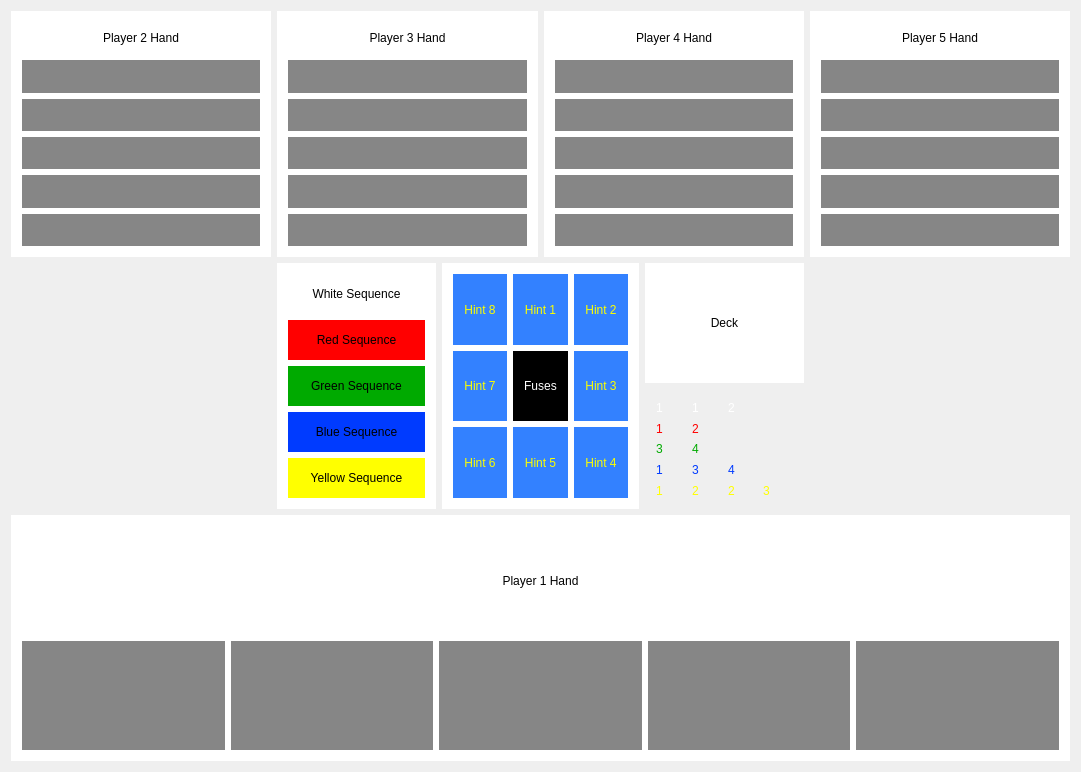
<?xml version="1.0" encoding="UTF-8"?>
<ui version="4.0">
 <class>MainWindow</class>
 <widget class="QMainWindow" name="MainWindow">
  <property name="geometry">
   <rect>
    <x>0</x>
    <y>0</y>
    <width>1081</width>
    <height>772</height>
   </rect>
  </property>
  <property name="windowTitle">
   <string>MainWindow</string>
  </property>
  <widget class="QWidget" name="centralWidget">
   <layout class="QGridLayout" name="gridLayout">
    <item row="0" column="0">
     <widget class="QWidget" name="Player2Hand_Widget" native="true">
      <property name="styleSheet">
       <string notr="true">background-color: rgb(255, 255, 255);</string>
      </property>
      <layout class="QGridLayout" name="gridLayout_7">
       <item row="5" column="0">
        <widget class="QWidget" name="widget_26" native="true">
         <property name="styleSheet">
          <string notr="true">background-color: rgb(134, 134, 134);</string>
         </property>
        </widget>
       </item>
       <item row="3" column="0">
        <widget class="QWidget" name="widget_28" native="true">
         <property name="styleSheet">
          <string notr="true">background-color: rgb(134, 134, 134);</string>
         </property>
        </widget>
       </item>
       <item row="2" column="0">
        <widget class="QWidget" name="widget_29" native="true">
         <property name="styleSheet">
          <string notr="true">background-color: rgb(134, 134, 134);</string>
         </property>
        </widget>
       </item>
       <item row="0" column="0">
        <widget class="QLabel" name="label_6">
         <property name="styleSheet">
          <string notr="true">color: rgb(0, 0, 0);</string>
         </property>
         <property name="text">
          <string>Player 2 Hand</string>
         </property>
         <property name="alignment">
          <set>Qt::AlignCenter</set>
         </property>
        </widget>
       </item>
       <item row="4" column="0">
        <widget class="QWidget" name="widget_27" native="true">
         <property name="styleSheet">
          <string notr="true">background-color: rgb(134, 134, 134);</string>
         </property>
        </widget>
       </item>
       <item row="1" column="0">
        <widget class="QWidget" name="widget_30" native="true">
         <property name="styleSheet">
          <string notr="true">background-color: rgb(134, 134, 134);</string>
         </property>
        </widget>
       </item>
      </layout>
     </widget>
    </item>
    <item row="0" column="1">
     <widget class="QWidget" name="Player3Hand_Widget" native="true">
      <property name="styleSheet">
       <string notr="true">background-color: rgb(255, 255, 255);</string>
      </property>
      <layout class="QGridLayout" name="gridLayout_8">
       <item row="0" column="0">
        <widget class="QLabel" name="label_7">
         <property name="styleSheet">
          <string notr="true">color: rgb(0, 0, 0);</string>
         </property>
         <property name="text">
          <string>Player 3 Hand</string>
         </property>
         <property name="alignment">
          <set>Qt::AlignCenter</set>
         </property>
        </widget>
       </item>
       <item row="4" column="0">
        <widget class="QWidget" name="widget_22" native="true">
         <property name="styleSheet">
          <string notr="true">background-color: rgb(134, 134, 134);</string>
         </property>
        </widget>
       </item>
       <item row="3" column="0">
        <widget class="QWidget" name="widget_23" native="true">
         <property name="styleSheet">
          <string notr="true">background-color: rgb(134, 134, 134);</string>
         </property>
        </widget>
       </item>
       <item row="2" column="0">
        <widget class="QWidget" name="widget_24" native="true">
         <property name="styleSheet">
          <string notr="true">background-color: rgb(134, 134, 134);</string>
         </property>
        </widget>
       </item>
       <item row="5" column="0">
        <widget class="QWidget" name="widget_21" native="true">
         <property name="styleSheet">
          <string notr="true">background-color: rgb(134, 134, 134);</string>
         </property>
        </widget>
       </item>
       <item row="1" column="0">
        <widget class="QWidget" name="widget_25" native="true">
         <property name="styleSheet">
          <string notr="true">background-color: rgb(134, 134, 134);</string>
         </property>
        </widget>
       </item>
      </layout>
     </widget>
    </item>
    <item row="0" column="2">
     <widget class="QWidget" name="Player4Hand_Widget" native="true">
      <property name="styleSheet">
       <string notr="true">background-color: rgb(255, 255, 255);</string>
      </property>
      <layout class="QGridLayout" name="gridLayout_9">
       <item row="4" column="0">
        <widget class="QWidget" name="widget_17" native="true">
         <property name="styleSheet">
          <string notr="true">background-color: rgb(134, 134, 134);</string>
         </property>
        </widget>
       </item>
       <item row="5" column="0">
        <widget class="QWidget" name="widget_16" native="true">
         <property name="styleSheet">
          <string notr="true">background-color: rgb(134, 134, 134);</string>
         </property>
        </widget>
       </item>
       <item row="3" column="0">
        <widget class="QWidget" name="widget_18" native="true">
         <property name="styleSheet">
          <string notr="true">background-color: rgb(134, 134, 134);</string>
         </property>
        </widget>
       </item>
       <item row="2" column="0">
        <widget class="QWidget" name="widget_19" native="true">
         <property name="styleSheet">
          <string notr="true">background-color: rgb(134, 134, 134);</string>
         </property>
        </widget>
       </item>
       <item row="0" column="0">
        <widget class="QLabel" name="label_8">
         <property name="styleSheet">
          <string notr="true">color: rgb(0, 0, 0);</string>
         </property>
         <property name="text">
          <string>Player 4 Hand</string>
         </property>
         <property name="alignment">
          <set>Qt::AlignCenter</set>
         </property>
        </widget>
       </item>
       <item row="1" column="0">
        <widget class="QWidget" name="widget_20" native="true">
         <property name="styleSheet">
          <string notr="true">background-color: rgb(134, 134, 134);</string>
         </property>
        </widget>
       </item>
      </layout>
     </widget>
    </item>
    <item row="0" column="3">
     <widget class="QWidget" name="Player4Hand_Widget_2" native="true">
      <property name="styleSheet">
       <string notr="true">background-color: rgb(255, 255, 255);</string>
      </property>
      <layout class="QGridLayout" name="gridLayout_25">
       <item row="0" column="0">
        <widget class="QLabel" name="label_22">
         <property name="styleSheet">
          <string notr="true">color: rgb(0, 0, 0);</string>
         </property>
         <property name="text">
          <string>Player 5 Hand</string>
         </property>
         <property name="alignment">
          <set>Qt::AlignCenter</set>
         </property>
        </widget>
       </item>
       <item row="2" column="0">
        <widget class="QWidget" name="widget_14" native="true">
         <property name="styleSheet">
          <string notr="true">background-color: rgb(134, 134, 134);</string>
         </property>
        </widget>
       </item>
       <item row="5" column="0">
        <widget class="QWidget" name="widget_11" native="true">
         <property name="styleSheet">
          <string notr="true">background-color: rgb(134, 134, 134);</string>
         </property>
        </widget>
       </item>
       <item row="4" column="0">
        <widget class="QWidget" name="widget_12" native="true">
         <property name="styleSheet">
          <string notr="true">background-color: rgb(134, 134, 134);</string>
         </property>
        </widget>
       </item>
       <item row="3" column="0">
        <widget class="QWidget" name="widget_13" native="true">
         <property name="styleSheet">
          <string notr="true">background-color: rgb(134, 134, 134);</string>
         </property>
        </widget>
       </item>
       <item row="1" column="0">
        <widget class="QWidget" name="widget_15" native="true">
         <property name="styleSheet">
          <string notr="true">background-color: rgb(134, 134, 134);</string>
         </property>
        </widget>
       </item>
      </layout>
     </widget>
    </item>
    <item row="2" column="0" colspan="4">
     <widget class="QWidget" name="Player1Hand_Widget" native="true">
      <property name="styleSheet">
       <string notr="true">background-color: rgb(255, 255, 255);</string>
      </property>
      <layout class="QGridLayout" name="gridLayout_2">
       <item row="1" column="0">
        <widget class="QWidget" name="widget_6" native="true">
         <property name="styleSheet">
          <string notr="true">background-color: rgb(134, 134, 134);</string>
         </property>
        </widget>
       </item>
       <item row="1" column="2">
        <widget class="QWidget" name="widget_8" native="true">
         <property name="styleSheet">
          <string notr="true">background-color: rgb(134, 134, 134);</string>
         </property>
        </widget>
       </item>
       <item row="1" column="1">
        <widget class="QWidget" name="widget_7" native="true">
         <property name="styleSheet">
          <string notr="true">background-color: rgb(134, 134, 134);</string>
         </property>
        </widget>
       </item>
       <item row="1" column="3">
        <widget class="QWidget" name="widget_9" native="true">
         <property name="styleSheet">
          <string notr="true">background-color: rgb(134, 134, 134);</string>
         </property>
        </widget>
       </item>
       <item row="1" column="4">
        <widget class="QWidget" name="widget_10" native="true">
         <property name="styleSheet">
          <string notr="true">background-color: rgb(134, 134, 134);</string>
         </property>
        </widget>
       </item>
       <item row="0" column="0" colspan="5">
        <widget class="QLabel" name="label">
         <property name="styleSheet">
          <string notr="true">color: rgb(0, 0, 0);</string>
         </property>
         <property name="text">
          <string>Player 1 Hand</string>
         </property>
         <property name="alignment">
          <set>Qt::AlignCenter</set>
         </property>
        </widget>
       </item>
      </layout>
     </widget>
    </item>
    <item row="1" column="1" colspan="2">
     <layout class="QGridLayout" name="gridLayout_24">
      <item row="0" column="2">
       <widget class="QWidget" name="Deck_Widget" native="true">
        <property name="styleSheet">
         <string notr="true">background-color: rgb(255, 255, 255);</string>
        </property>
        <layout class="QGridLayout" name="gridLayout_5">
         <item row="0" column="0">
          <widget class="QLabel" name="label_4">
           <property name="styleSheet">
            <string notr="true">color: rgb(0, 0, 0);</string>
           </property>
           <property name="text">
            <string>Deck</string>
           </property>
           <property name="alignment">
            <set>Qt::AlignCenter</set>
           </property>
          </widget>
         </item>
        </layout>
       </widget>
      </item>
      <item row="1" column="2">
       <widget class="QWidget" name="Discard_Widget" native="true">
        <property name="styleSheet">
         <string notr="true">color: rgb(255, 255, 255);</string>
        </property>
        <layout class="QGridLayout" name="gridLayout_6">
         <item row="0" column="1">
          <widget class="QLabel" name="label_38">
           <property name="styleSheet">
            <string notr="true">color: rgb(255, 255, 255);</string>
           </property>
           <property name="text">
            <string>1</string>
           </property>
          </widget>
         </item>
         <item row="2" column="1">
          <widget class="QLabel" name="label_39">
           <property name="styleSheet">
            <string notr="true">color: rgb(0, 170, 0);</string>
           </property>
           <property name="text">
            <string>4</string>
           </property>
          </widget>
         </item>
         <item row="4" column="0">
          <widget class="QLabel" name="label_3">
           <property name="styleSheet">
            <string notr="true">color: rgb(255, 255, 0);</string>
           </property>
           <property name="text">
            <string>1</string>
           </property>
          </widget>
         </item>
         <item row="4" column="3">
          <widget class="QLabel" name="label_32">
           <property name="styleSheet">
            <string notr="true">color: rgb(255, 255, 0);</string>
           </property>
           <property name="text">
            <string>3</string>
           </property>
          </widget>
         </item>
         <item row="3" column="0">
          <widget class="QLabel" name="label_5">
           <property name="styleSheet">
            <string notr="true">color: rgb(0, 59, 255);</string>
           </property>
           <property name="text">
            <string>1</string>
           </property>
          </widget>
         </item>
         <item row="4" column="2">
          <widget class="QLabel" name="label_33">
           <property name="styleSheet">
            <string notr="true">color: rgb(255, 255, 0);</string>
           </property>
           <property name="text">
            <string>2</string>
           </property>
          </widget>
         </item>
         <item row="0" column="0">
          <widget class="QLabel" name="label_29">
           <property name="styleSheet">
            <string notr="true">color: rgb(255, 255, 255);</string>
           </property>
           <property name="text">
            <string>1</string>
           </property>
          </widget>
         </item>
         <item row="1" column="0">
          <widget class="QLabel" name="label_24">
           <property name="styleSheet">
            <string notr="true">color: rgb(255, 0, 0);</string>
           </property>
           <property name="text">
            <string>1</string>
           </property>
          </widget>
         </item>
         <item row="2" column="0">
          <widget class="QLabel" name="label_23">
           <property name="styleSheet">
            <string notr="true">color: rgb(0, 170, 0);</string>
           </property>
           <property name="text">
            <string>3</string>
           </property>
          </widget>
         </item>
         <item row="4" column="1">
          <widget class="QLabel" name="label_34">
           <property name="styleSheet">
            <string notr="true">color: rgb(255, 255, 0);</string>
           </property>
           <property name="text">
            <string>2</string>
           </property>
          </widget>
         </item>
         <item row="1" column="1">
          <widget class="QLabel" name="label_37">
           <property name="styleSheet">
            <string notr="true">color: rgb(255, 0, 0);</string>
           </property>
           <property name="text">
            <string>2</string>
           </property>
          </widget>
         </item>
         <item row="3" column="1">
          <widget class="QLabel" name="label_35">
           <property name="styleSheet">
            <string notr="true">color: rgb(0, 59, 255);</string>
           </property>
           <property name="text">
            <string>3</string>
           </property>
          </widget>
         </item>
         <item row="0" column="2">
          <widget class="QLabel" name="label_30">
           <property name="styleSheet">
            <string notr="true">color: rgb(255, 255, 255);</string>
           </property>
           <property name="text">
            <string>2</string>
           </property>
          </widget>
         </item>
         <item row="3" column="2">
          <widget class="QLabel" name="label_36">
           <property name="styleSheet">
            <string notr="true">color: rgb(0, 59, 255);</string>
           </property>
           <property name="text">
            <string>4</string>
           </property>
          </widget>
         </item>
        </layout>
       </widget>
      </item>
      <item row="0" column="1" rowspan="2">
       <widget class="QWidget" name="HintsFuses_Widget" native="true">
        <property name="styleSheet">
         <string notr="true">background-color: rgb(255, 255, 255);</string>
        </property>
        <layout class="QGridLayout" name="gridLayout_3">
         <item row="0" column="0">
          <widget class="QWidget" name="Hint8_Widget" native="true">
           <property name="styleSheet">
            <string notr="true">background-color: rgb(51, 129, 255);</string>
           </property>
           <layout class="QGridLayout" name="gridLayout_17">
            <item row="0" column="0">
             <widget class="QLabel" name="label_15">
              <property name="styleSheet">
               <string notr="true">color: rgb(251, 255, 0);</string>
              </property>
              <property name="text">
               <string>Hint 8</string>
              </property>
              <property name="alignment">
               <set>Qt::AlignCenter</set>
              </property>
             </widget>
            </item>
           </layout>
          </widget>
         </item>
         <item row="2" column="2">
          <widget class="QWidget" name="Hint4_Widget" native="true">
           <property name="styleSheet">
            <string notr="true">background-color: rgb(51, 129, 255);</string>
           </property>
           <layout class="QGridLayout" name="gridLayout_13">
            <item row="0" column="0">
             <widget class="QLabel" name="label_11">
              <property name="styleSheet">
               <string notr="true">color: rgb(251, 255, 0);</string>
              </property>
              <property name="text">
               <string>Hint 4</string>
              </property>
              <property name="alignment">
               <set>Qt::AlignCenter</set>
              </property>
             </widget>
            </item>
           </layout>
          </widget>
         </item>
         <item row="0" column="1">
          <widget class="QWidget" name="Hint1_Widget" native="true">
           <property name="styleSheet">
            <string notr="true">background-color: rgb(51, 129, 255);</string>
           </property>
           <layout class="QGridLayout" name="gridLayout_10">
            <item row="0" column="0">
             <widget class="QLabel" name="label_2">
              <property name="styleSheet">
               <string notr="true">color: rgb(251, 255, 0);</string>
              </property>
              <property name="text">
               <string>Hint 1</string>
              </property>
              <property name="alignment">
               <set>Qt::AlignCenter</set>
              </property>
             </widget>
            </item>
           </layout>
          </widget>
         </item>
         <item row="1" column="0">
          <widget class="QWidget" name="Hint7_Widget" native="true">
           <property name="styleSheet">
            <string notr="true">background-color: rgb(51, 129, 255);</string>
           </property>
           <layout class="QGridLayout" name="gridLayout_16">
            <item row="0" column="0">
             <widget class="QLabel" name="label_14">
              <property name="styleSheet">
               <string notr="true">color: rgb(251, 255, 0);</string>
              </property>
              <property name="text">
               <string>Hint 7</string>
              </property>
              <property name="alignment">
               <set>Qt::AlignCenter</set>
              </property>
             </widget>
            </item>
           </layout>
          </widget>
         </item>
         <item row="2" column="1">
          <widget class="QWidget" name="Hint5_Widget" native="true">
           <property name="styleSheet">
            <string notr="true">background-color: rgb(51, 129, 255);</string>
           </property>
           <layout class="QGridLayout" name="gridLayout_14">
            <item row="0" column="0">
             <widget class="QLabel" name="label_12">
              <property name="styleSheet">
               <string notr="true">color: rgb(251, 255, 0);</string>
              </property>
              <property name="text">
               <string>Hint 5</string>
              </property>
              <property name="alignment">
               <set>Qt::AlignCenter</set>
              </property>
             </widget>
            </item>
           </layout>
          </widget>
         </item>
         <item row="1" column="1">
          <widget class="QWidget" name="Fuse_Widget" native="true">
           <property name="styleSheet">
            <string notr="true">background-color: rgb(0, 0, 0);</string>
           </property>
           <layout class="QGridLayout" name="gridLayout_18">
            <item row="0" column="0">
             <widget class="QLabel" name="label_16">
              <property name="styleSheet">
               <string notr="true">color: rgb(255, 255, 255);</string>
              </property>
              <property name="text">
               <string>Fuses</string>
              </property>
              <property name="alignment">
               <set>Qt::AlignCenter</set>
              </property>
             </widget>
            </item>
           </layout>
          </widget>
         </item>
         <item row="2" column="0">
          <widget class="QWidget" name="Hint6_Widget" native="true">
           <property name="styleSheet">
            <string notr="true">background-color: rgb(51, 129, 255);</string>
           </property>
           <layout class="QGridLayout" name="gridLayout_15">
            <item row="0" column="0">
             <widget class="QLabel" name="label_13">
              <property name="styleSheet">
               <string notr="true">color: rgb(251, 255, 0);</string>
              </property>
              <property name="text">
               <string>Hint 6</string>
              </property>
              <property name="alignment">
               <set>Qt::AlignCenter</set>
              </property>
             </widget>
            </item>
           </layout>
          </widget>
         </item>
         <item row="1" column="2">
          <widget class="QWidget" name="Hint3_Widget" native="true">
           <property name="styleSheet">
            <string notr="true">background-color: rgb(51, 129, 255);</string>
           </property>
           <layout class="QGridLayout" name="gridLayout_12">
            <item row="0" column="0">
             <widget class="QLabel" name="label_10">
              <property name="styleSheet">
               <string notr="true">color: rgb(251, 255, 0);</string>
              </property>
              <property name="text">
               <string>Hint 3</string>
              </property>
              <property name="alignment">
               <set>Qt::AlignCenter</set>
              </property>
             </widget>
            </item>
           </layout>
          </widget>
         </item>
         <item row="0" column="2">
          <widget class="QWidget" name="Hint2_Widget" native="true">
           <property name="styleSheet">
            <string notr="true">background-color: rgb(51, 129, 255);</string>
           </property>
           <layout class="QGridLayout" name="gridLayout_11">
            <item row="0" column="0">
             <widget class="QLabel" name="label_9">
              <property name="styleSheet">
               <string notr="true">color: rgb(251, 255, 0);</string>
              </property>
              <property name="text">
               <string>Hint 2</string>
              </property>
              <property name="alignment">
               <set>Qt::AlignCenter</set>
              </property>
             </widget>
            </item>
           </layout>
          </widget>
         </item>
        </layout>
       </widget>
      </item>
      <item row="0" column="0" rowspan="2">
       <widget class="QWidget" name="Sequences_Widget" native="true">
        <property name="styleSheet">
         <string notr="true">background-color: rgb(255, 255, 255);</string>
        </property>
        <layout class="QGridLayout" name="gridLayout_4">
         <item row="4" column="0">
          <widget class="QWidget" name="widget_2" native="true">
           <property name="styleSheet">
            <string notr="true">background-color: rgb(255, 255, 0);</string>
           </property>
           <layout class="QGridLayout" name="gridLayout_23">
            <item row="0" column="0">
             <widget class="QLabel" name="label_21">
              <property name="styleSheet">
               <string notr="true">color: rgb(0, 0, 0);</string>
              </property>
              <property name="text">
               <string>Yellow Sequence</string>
              </property>
              <property name="alignment">
               <set>Qt::AlignCenter</set>
              </property>
             </widget>
            </item>
           </layout>
          </widget>
         </item>
         <item row="3" column="0">
          <widget class="QWidget" name="widget_3" native="true">
           <property name="styleSheet">
            <string notr="true">background-color: rgb(0, 59, 255);</string>
           </property>
           <layout class="QGridLayout" name="gridLayout_22">
            <item row="0" column="0">
             <widget class="QLabel" name="label_20">
              <property name="styleSheet">
               <string notr="true">color: rgb(0, 0, 0);</string>
              </property>
              <property name="text">
               <string>Blue Sequence</string>
              </property>
              <property name="alignment">
               <set>Qt::AlignCenter</set>
              </property>
             </widget>
            </item>
           </layout>
          </widget>
         </item>
         <item row="0" column="0">
          <widget class="QWidget" name="widget" native="true">
           <layout class="QGridLayout" name="gridLayout_19">
            <item row="0" column="0">
             <widget class="QLabel" name="label_17">
              <property name="styleSheet">
               <string notr="true">color: rgb(0, 0, 0);</string>
              </property>
              <property name="text">
               <string>White Sequence</string>
              </property>
              <property name="alignment">
               <set>Qt::AlignCenter</set>
              </property>
             </widget>
            </item>
           </layout>
          </widget>
         </item>
         <item row="2" column="0">
          <widget class="QWidget" name="widget_4" native="true">
           <property name="styleSheet">
            <string notr="true">background-color: rgb(0, 170, 0);</string>
           </property>
           <layout class="QGridLayout" name="gridLayout_21">
            <item row="0" column="0">
             <widget class="QLabel" name="label_19">
              <property name="styleSheet">
               <string notr="true">color: rgb(0, 0, 0);</string>
              </property>
              <property name="text">
               <string>Green Sequence</string>
              </property>
              <property name="alignment">
               <set>Qt::AlignCenter</set>
              </property>
             </widget>
            </item>
           </layout>
          </widget>
         </item>
         <item row="1" column="0">
          <widget class="QWidget" name="widget_5" native="true">
           <property name="styleSheet">
            <string notr="true">background-color: rgb(255, 0, 0);</string>
           </property>
           <layout class="QGridLayout" name="gridLayout_20">
            <item row="0" column="0">
             <widget class="QLabel" name="label_18">
              <property name="styleSheet">
               <string notr="true">color: rgb(0, 0, 0);</string>
              </property>
              <property name="text">
               <string>Red Sequence</string>
              </property>
              <property name="alignment">
               <set>Qt::AlignCenter</set>
              </property>
             </widget>
            </item>
           </layout>
          </widget>
         </item>
        </layout>
       </widget>
      </item>
     </layout>
    </item>
   </layout>
  </widget>
 </widget>
 <layoutdefault spacing="6" margin="11"/>
 <resources/>
 <connections/>
</ui>
